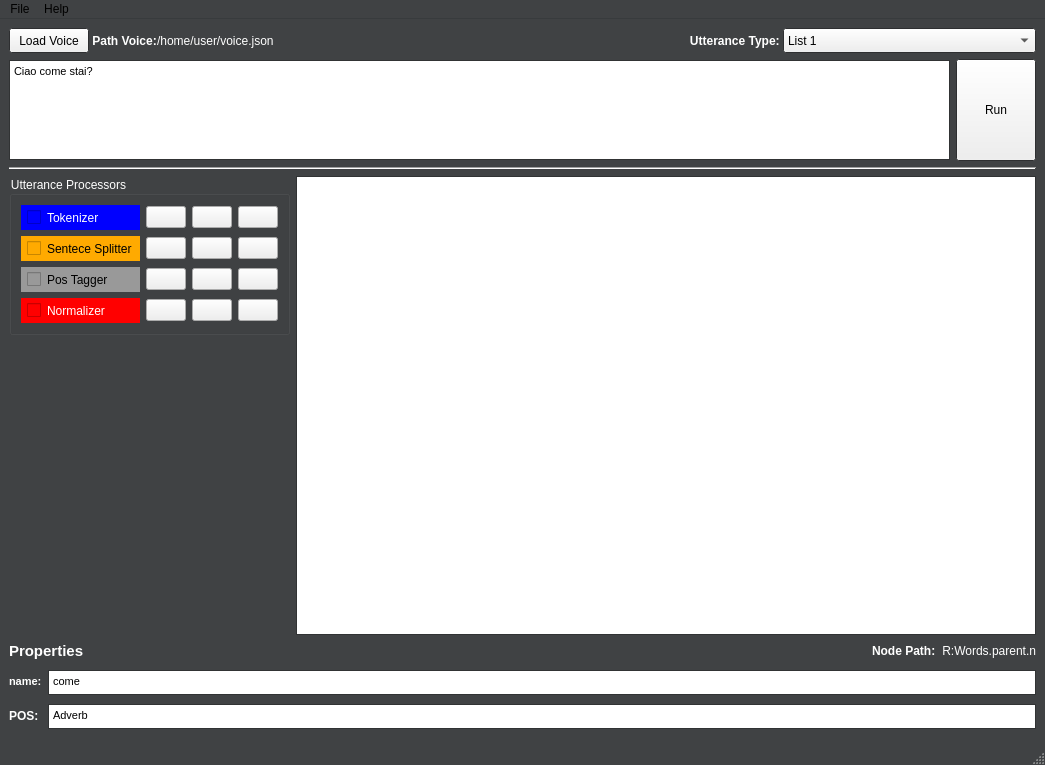
<?xml version="1.0" encoding="UTF-8"?>
<ui version="4.0">
 <class>DeSpeect</class>
 <widget class="QMainWindow" name="DeSpeect">
  <property name="geometry">
   <rect>
    <x>0</x>
    <y>0</y>
    <width>1005</width>
    <height>765</height>
   </rect>
  </property>
  <property name="palette">
   <palette>
    <active>
     <colorrole role="WindowText">
      <brush brushstyle="SolidPattern">
       <color alpha="255">
        <red>255</red>
        <green>255</green>
        <blue>255</blue>
       </color>
      </brush>
     </colorrole>
     <colorrole role="Text">
      <brush brushstyle="SolidPattern">
       <color alpha="255">
        <red>0</red>
        <green>0</green>
        <blue>0</blue>
       </color>
      </brush>
     </colorrole>
     <colorrole role="Base">
      <brush brushstyle="SolidPattern">
       <color alpha="255">
        <red>255</red>
        <green>255</green>
        <blue>255</blue>
       </color>
      </brush>
     </colorrole>
     <colorrole role="Window">
      <brush brushstyle="SolidPattern">
       <color alpha="255">
        <red>64</red>
        <green>66</green>
        <blue>68</blue>
       </color>
      </brush>
     </colorrole>
     <colorrole role="ToolTipText">
      <brush brushstyle="SolidPattern">
       <color alpha="255">
        <red>255</red>
        <green>255</green>
        <blue>255</blue>
       </color>
      </brush>
     </colorrole>
    </active>
    <inactive>
     <colorrole role="WindowText">
      <brush brushstyle="SolidPattern">
       <color alpha="255">
        <red>255</red>
        <green>255</green>
        <blue>255</blue>
       </color>
      </brush>
     </colorrole>
     <colorrole role="Text">
      <brush brushstyle="SolidPattern">
       <color alpha="255">
        <red>0</red>
        <green>0</green>
        <blue>0</blue>
       </color>
      </brush>
     </colorrole>
     <colorrole role="Base">
      <brush brushstyle="SolidPattern">
       <color alpha="255">
        <red>255</red>
        <green>255</green>
        <blue>255</blue>
       </color>
      </brush>
     </colorrole>
     <colorrole role="Window">
      <brush brushstyle="SolidPattern">
       <color alpha="255">
        <red>64</red>
        <green>66</green>
        <blue>68</blue>
       </color>
      </brush>
     </colorrole>
     <colorrole role="ToolTipText">
      <brush brushstyle="SolidPattern">
       <color alpha="255">
        <red>255</red>
        <green>255</green>
        <blue>255</blue>
       </color>
      </brush>
     </colorrole>
    </inactive>
    <disabled>
     <colorrole role="WindowText">
      <brush brushstyle="SolidPattern">
       <color alpha="255">
        <red>120</red>
        <green>120</green>
        <blue>120</blue>
       </color>
      </brush>
     </colorrole>
     <colorrole role="Text">
      <brush brushstyle="SolidPattern">
       <color alpha="255">
        <red>120</red>
        <green>120</green>
        <blue>120</blue>
       </color>
      </brush>
     </colorrole>
     <colorrole role="Base">
      <brush brushstyle="SolidPattern">
       <color alpha="255">
        <red>64</red>
        <green>66</green>
        <blue>68</blue>
       </color>
      </brush>
     </colorrole>
     <colorrole role="Window">
      <brush brushstyle="SolidPattern">
       <color alpha="255">
        <red>64</red>
        <green>66</green>
        <blue>68</blue>
       </color>
      </brush>
     </colorrole>
     <colorrole role="ToolTipText">
      <brush brushstyle="SolidPattern">
       <color alpha="255">
        <red>255</red>
        <green>255</green>
        <blue>255</blue>
       </color>
      </brush>
     </colorrole>
    </disabled>
   </palette>
  </property>
  <property name="windowTitle">
   <string>DeSpeect</string>
  </property>
  <widget class="QWidget" name="centralwidget">
   <layout class="QVBoxLayout" name="verticalLayout_3">
    <item>
     <layout class="QVBoxLayout" name="LayoutSettings" stretch="0,0">
      <property name="spacing">
       <number>0</number>
      </property>
      <property name="sizeConstraint">
       <enum>QLayout::SetDefaultConstraint</enum>
      </property>
      <item>
       <layout class="QHBoxLayout" name="horizontalLayout">
        <property name="bottomMargin">
         <number>6</number>
        </property>
        <item>
         <widget class="QPushButton" name="pushButton">
          <property name="maximumSize">
           <size>
            <width>100</width>
            <height>25</height>
           </size>
          </property>
          <property name="text">
           <string>Load Voice</string>
          </property>
         </widget>
        </item>
        <item>
         <widget class="QLabel" name="label">
          <property name="maximumSize">
           <size>
            <width>72</width>
            <height>25</height>
           </size>
          </property>
          <property name="font">
           <font>
            <pointsize>9</pointsize>
            <weight>75</weight>
            <bold>true</bold>
           </font>
          </property>
          <property name="text">
           <string> Path Voice:</string>
          </property>
         </widget>
        </item>
        <item>
         <widget class="QLabel" name="label_3">
          <property name="maximumSize">
           <size>
            <width>325</width>
            <height>16777215</height>
           </size>
          </property>
          <property name="text">
           <string>/home/user/voice.json</string>
          </property>
         </widget>
        </item>
        <item>
         <spacer name="horizontalSpacer">
          <property name="orientation">
           <enum>Qt::Horizontal</enum>
          </property>
          <property name="sizeHint" stdset="0">
           <size>
            <width>40</width>
            <height>20</height>
           </size>
          </property>
         </spacer>
        </item>
        <item alignment="Qt::AlignRight">
         <widget class="QLabel" name="label_2">
          <property name="maximumSize">
           <size>
            <width>226</width>
            <height>25</height>
           </size>
          </property>
          <property name="font">
           <font>
            <pointsize>9</pointsize>
            <weight>75</weight>
            <bold>true</bold>
           </font>
          </property>
          <property name="text">
           <string>Utterance Type: </string>
          </property>
          <property name="alignment">
           <set>Qt::AlignRight|Qt::AlignTrailing|Qt::AlignVCenter</set>
          </property>
         </widget>
        </item>
        <item alignment="Qt::AlignRight">
         <widget class="QComboBox" name="comboBox">
          <property name="minimumSize">
           <size>
            <width>253</width>
            <height>0</height>
           </size>
          </property>
          <property name="maximumSize">
           <size>
            <width>300</width>
            <height>25</height>
           </size>
          </property>
          <item>
           <property name="text">
            <string>List 1</string>
           </property>
          </item>
          <item>
           <property name="text">
            <string>List 2</string>
           </property>
          </item>
          <item>
           <property name="text">
            <string>List 3</string>
           </property>
          </item>
          <item>
           <property name="text">
            <string>List 4</string>
           </property>
          </item>
          <item>
           <property name="text">
            <string>List 5</string>
           </property>
          </item>
         </widget>
        </item>
       </layout>
      </item>
      <item>
       <layout class="QHBoxLayout" name="horizontalLayout_2">
        <property name="spacing">
         <number>6</number>
        </property>
        <property name="sizeConstraint">
         <enum>QLayout::SetDefaultConstraint</enum>
        </property>
        <item>
         <widget class="QTextEdit" name="textEdit">
          <property name="maximumSize">
           <size>
            <width>16777215</width>
            <height>100</height>
           </size>
          </property>
          <property name="html">
           <string>&lt;!DOCTYPE HTML PUBLIC &quot;-//W3C//DTD HTML 4.0//EN&quot; &quot;http://www.w3.org/TR/REC-html40/strict.dtd&quot;&gt;
&lt;html&gt;&lt;head&gt;&lt;meta name=&quot;qrichtext&quot; content=&quot;1&quot; /&gt;&lt;style type=&quot;text/css&quot;&gt;
p, li { white-space: pre-wrap; }
&lt;/style&gt;&lt;/head&gt;&lt;body style=&quot; font-family:'MS Shell Dlg 2'; font-size:8.25pt; font-weight:400; font-style:normal;&quot;&gt;
&lt;p style=&quot; margin-top:0px; margin-bottom:0px; margin-left:0px; margin-right:0px; -qt-block-indent:0; text-indent:0px;&quot;&gt;Ciao come stai?&lt;/p&gt;
&lt;p style=&quot;-qt-paragraph-type:empty; margin-top:0px; margin-bottom:0px; margin-left:0px; margin-right:0px; -qt-block-indent:0; text-indent:0px;&quot;&gt;&lt;br /&gt;&lt;/p&gt;&lt;/body&gt;&lt;/html&gt;</string>
          </property>
         </widget>
        </item>
        <item alignment="Qt::AlignRight">
         <widget class="QPushButton" name="pushButton_2">
          <property name="minimumSize">
           <size>
            <width>0</width>
            <height>102</height>
           </size>
          </property>
          <property name="text">
           <string>Run</string>
          </property>
         </widget>
        </item>
       </layout>
      </item>
     </layout>
    </item>
    <item>
     <widget class="Line" name="line">
      <property name="orientation">
       <enum>Qt::Horizontal</enum>
      </property>
     </widget>
    </item>
    <item>
     <layout class="QVBoxLayout" name="verticalLayout">
      <item>
       <layout class="QHBoxLayout" name="horizontalLayout_3">
        <item alignment="Qt::AlignTop">
         <widget class="QGroupBox" name="groupBox">
          <property name="minimumSize">
           <size>
            <width>0</width>
            <height>0</height>
           </size>
          </property>
          <property name="palette">
           <palette>
            <active>
             <colorrole role="WindowText">
              <brush brushstyle="SolidPattern">
               <color alpha="255">
                <red>255</red>
                <green>255</green>
                <blue>255</blue>
               </color>
              </brush>
             </colorrole>
             <colorrole role="Text">
              <brush brushstyle="SolidPattern">
               <color alpha="255">
                <red>255</red>
                <green>255</green>
                <blue>255</blue>
               </color>
              </brush>
             </colorrole>
             <colorrole role="ButtonText">
              <brush brushstyle="SolidPattern">
               <color alpha="255">
                <red>255</red>
                <green>255</green>
                <blue>255</blue>
               </color>
              </brush>
             </colorrole>
            </active>
            <inactive>
             <colorrole role="WindowText">
              <brush brushstyle="SolidPattern">
               <color alpha="255">
                <red>255</red>
                <green>255</green>
                <blue>255</blue>
               </color>
              </brush>
             </colorrole>
             <colorrole role="Text">
              <brush brushstyle="SolidPattern">
               <color alpha="255">
                <red>255</red>
                <green>255</green>
                <blue>255</blue>
               </color>
              </brush>
             </colorrole>
             <colorrole role="ButtonText">
              <brush brushstyle="SolidPattern">
               <color alpha="255">
                <red>255</red>
                <green>255</green>
                <blue>255</blue>
               </color>
              </brush>
             </colorrole>
            </inactive>
            <disabled>
             <colorrole role="WindowText">
              <brush brushstyle="SolidPattern">
               <color alpha="255">
                <red>255</red>
                <green>255</green>
                <blue>255</blue>
               </color>
              </brush>
             </colorrole>
             <colorrole role="Text">
              <brush brushstyle="SolidPattern">
               <color alpha="255">
                <red>255</red>
                <green>255</green>
                <blue>255</blue>
               </color>
              </brush>
             </colorrole>
             <colorrole role="ButtonText">
              <brush brushstyle="SolidPattern">
               <color alpha="255">
                <red>255</red>
                <green>255</green>
                <blue>255</blue>
               </color>
              </brush>
             </colorrole>
            </disabled>
           </palette>
          </property>
          <property name="styleSheet">
           <string notr="true">color:rgb(255, 255, 255);</string>
          </property>
          <property name="title">
           <string>Utterance Processors</string>
          </property>
          <property name="alignment">
           <set>Qt::AlignLeading|Qt::AlignLeft|Qt::AlignTop</set>
          </property>
          <layout class="QGridLayout" name="gridLayout">
           <property name="leftMargin">
            <number>9</number>
           </property>
           <item row="0" column="4">
            <widget class="QPushButton" name="pushButton_11">
             <property name="text">
              <string/>
             </property>
             <property name="icon">
              <iconset>
               <normaloff>del.png</normaloff>del.png</iconset>
             </property>
            </widget>
           </item>
           <item row="3" column="4">
            <widget class="QPushButton" name="pushButton_14">
             <property name="text">
              <string/>
             </property>
             <property name="icon">
              <iconset>
               <normaloff>del.png</normaloff>del.png</iconset>
             </property>
            </widget>
           </item>
           <item row="2" column="0">
            <widget class="QCheckBox" name="checkBox_3">
             <property name="minimumSize">
              <size>
               <width>0</width>
               <height>25</height>
              </size>
             </property>
             <property name="styleSheet">
              <string notr="true">background-color:rgb(153, 153, 153);
color:rgb(0, 0, 0);
padding-left:6px;</string>
             </property>
             <property name="text">
              <string>Pos Tagger</string>
             </property>
            </widget>
           </item>
           <item row="1" column="4">
            <widget class="QPushButton" name="pushButton_12">
             <property name="text">
              <string/>
             </property>
             <property name="icon">
              <iconset>
               <normaloff>del.png</normaloff>del.png</iconset>
             </property>
            </widget>
           </item>
           <item row="0" column="0">
            <widget class="QCheckBox" name="checkBox">
             <property name="minimumSize">
              <size>
               <width>0</width>
               <height>25</height>
              </size>
             </property>
             <property name="baseSize">
              <size>
               <width>0</width>
               <height>0</height>
              </size>
             </property>
             <property name="palette">
              <palette>
               <active>
                <colorrole role="WindowText">
                 <brush brushstyle="SolidPattern">
                  <color alpha="255">
                   <red>255</red>
                   <green>255</green>
                   <blue>255</blue>
                  </color>
                 </brush>
                </colorrole>
                <colorrole role="Button">
                 <brush brushstyle="SolidPattern">
                  <color alpha="255">
                   <red>0</red>
                   <green>0</green>
                   <blue>255</blue>
                  </color>
                 </brush>
                </colorrole>
                <colorrole role="Text">
                 <brush brushstyle="SolidPattern">
                  <color alpha="255">
                   <red>255</red>
                   <green>255</green>
                   <blue>255</blue>
                  </color>
                 </brush>
                </colorrole>
                <colorrole role="ButtonText">
                 <brush brushstyle="SolidPattern">
                  <color alpha="255">
                   <red>255</red>
                   <green>255</green>
                   <blue>255</blue>
                  </color>
                 </brush>
                </colorrole>
                <colorrole role="Base">
                 <brush brushstyle="SolidPattern">
                  <color alpha="255">
                   <red>0</red>
                   <green>0</green>
                   <blue>255</blue>
                  </color>
                 </brush>
                </colorrole>
                <colorrole role="Window">
                 <brush brushstyle="SolidPattern">
                  <color alpha="255">
                   <red>0</red>
                   <green>0</green>
                   <blue>255</blue>
                  </color>
                 </brush>
                </colorrole>
               </active>
               <inactive>
                <colorrole role="WindowText">
                 <brush brushstyle="SolidPattern">
                  <color alpha="255">
                   <red>255</red>
                   <green>255</green>
                   <blue>255</blue>
                  </color>
                 </brush>
                </colorrole>
                <colorrole role="Button">
                 <brush brushstyle="SolidPattern">
                  <color alpha="255">
                   <red>0</red>
                   <green>0</green>
                   <blue>255</blue>
                  </color>
                 </brush>
                </colorrole>
                <colorrole role="Text">
                 <brush brushstyle="SolidPattern">
                  <color alpha="255">
                   <red>255</red>
                   <green>255</green>
                   <blue>255</blue>
                  </color>
                 </brush>
                </colorrole>
                <colorrole role="ButtonText">
                 <brush brushstyle="SolidPattern">
                  <color alpha="255">
                   <red>255</red>
                   <green>255</green>
                   <blue>255</blue>
                  </color>
                 </brush>
                </colorrole>
                <colorrole role="Base">
                 <brush brushstyle="SolidPattern">
                  <color alpha="255">
                   <red>0</red>
                   <green>0</green>
                   <blue>255</blue>
                  </color>
                 </brush>
                </colorrole>
                <colorrole role="Window">
                 <brush brushstyle="SolidPattern">
                  <color alpha="255">
                   <red>0</red>
                   <green>0</green>
                   <blue>255</blue>
                  </color>
                 </brush>
                </colorrole>
               </inactive>
               <disabled>
                <colorrole role="WindowText">
                 <brush brushstyle="SolidPattern">
                  <color alpha="255">
                   <red>255</red>
                   <green>255</green>
                   <blue>255</blue>
                  </color>
                 </brush>
                </colorrole>
                <colorrole role="Button">
                 <brush brushstyle="SolidPattern">
                  <color alpha="255">
                   <red>0</red>
                   <green>0</green>
                   <blue>255</blue>
                  </color>
                 </brush>
                </colorrole>
                <colorrole role="Text">
                 <brush brushstyle="SolidPattern">
                  <color alpha="255">
                   <red>255</red>
                   <green>255</green>
                   <blue>255</blue>
                  </color>
                 </brush>
                </colorrole>
                <colorrole role="ButtonText">
                 <brush brushstyle="SolidPattern">
                  <color alpha="255">
                   <red>255</red>
                   <green>255</green>
                   <blue>255</blue>
                  </color>
                 </brush>
                </colorrole>
                <colorrole role="Base">
                 <brush brushstyle="SolidPattern">
                  <color alpha="255">
                   <red>0</red>
                   <green>0</green>
                   <blue>255</blue>
                  </color>
                 </brush>
                </colorrole>
                <colorrole role="Window">
                 <brush brushstyle="SolidPattern">
                  <color alpha="255">
                   <red>0</red>
                   <green>0</green>
                   <blue>255</blue>
                  </color>
                 </brush>
                </colorrole>
               </disabled>
              </palette>
             </property>
             <property name="font">
              <font>
               <kerning>true</kerning>
              </font>
             </property>
             <property name="cursor">
              <cursorShape>ArrowCursor</cursorShape>
             </property>
             <property name="styleSheet">
              <string notr="true">background-color:rgb(0, 0, 255);
padding-left:6px;</string>
             </property>
             <property name="text">
              <string>Tokenizer</string>
             </property>
            </widget>
           </item>
           <item row="1" column="0">
            <widget class="QCheckBox" name="checkBox_2">
             <property name="minimumSize">
              <size>
               <width>0</width>
               <height>25</height>
              </size>
             </property>
             <property name="styleSheet">
              <string notr="true">background-color:rgb(255, 170, 0);
color:rgb(0,0,0);
padding-left:6px;</string>
             </property>
             <property name="text">
              <string>Sentece Splitter  </string>
             </property>
            </widget>
           </item>
           <item row="3" column="0">
            <widget class="QCheckBox" name="checkBox_4">
             <property name="minimumSize">
              <size>
               <width>0</width>
               <height>25</height>
              </size>
             </property>
             <property name="styleSheet">
              <string notr="true">background-color:rgb(255, 0, 0);color:rgb(255,255,255);
padding-left:6px;</string>
             </property>
             <property name="text">
              <string>Normalizer</string>
             </property>
            </widget>
           </item>
           <item row="2" column="4">
            <widget class="QPushButton" name="pushButton_13">
             <property name="text">
              <string/>
             </property>
             <property name="icon">
              <iconset>
               <normaloff>del.png</normaloff>del.png</iconset>
             </property>
            </widget>
           </item>
           <item row="1" column="1">
            <widget class="QPushButton" name="pushButton_6">
             <property name="text">
              <string/>
             </property>
             <property name="icon">
              <iconset>
               <normaloff>up.png</normaloff>up.png</iconset>
             </property>
            </widget>
           </item>
           <item row="1" column="3">
            <widget class="QPushButton" name="pushButton_4">
             <property name="text">
              <string/>
             </property>
             <property name="icon">
              <iconset>
               <normaloff>down.png</normaloff>down.png</iconset>
             </property>
            </widget>
           </item>
           <item row="0" column="1">
            <widget class="QPushButton" name="pushButton_5">
             <property name="text">
              <string/>
             </property>
             <property name="icon">
              <iconset>
               <normaloff>up.png</normaloff>up.png</iconset>
             </property>
            </widget>
           </item>
           <item row="2" column="1">
            <widget class="QPushButton" name="pushButton_8">
             <property name="text">
              <string/>
             </property>
             <property name="icon">
              <iconset>
               <normaloff>up.png</normaloff>up.png</iconset>
             </property>
            </widget>
           </item>
           <item row="3" column="1">
            <widget class="QPushButton" name="pushButton_10">
             <property name="text">
              <string/>
             </property>
             <property name="icon">
              <iconset>
               <normaloff>up.png</normaloff>up.png</iconset>
             </property>
            </widget>
           </item>
           <item row="2" column="3">
            <widget class="QPushButton" name="pushButton_7">
             <property name="text">
              <string/>
             </property>
             <property name="icon">
              <iconset>
               <normaloff>down.png</normaloff>down.png</iconset>
             </property>
            </widget>
           </item>
           <item row="3" column="3">
            <widget class="QPushButton" name="pushButton_9">
             <property name="text">
              <string/>
             </property>
             <property name="icon">
              <iconset>
               <normaloff>down.png</normaloff>down.png</iconset>
             </property>
            </widget>
           </item>
           <item row="0" column="3">
            <widget class="QPushButton" name="pushButton_3">
             <property name="palette">
              <palette>
               <active>
                <colorrole role="WindowText">
                 <brush brushstyle="SolidPattern">
                  <color alpha="255">
                   <red>255</red>
                   <green>255</green>
                   <blue>255</blue>
                  </color>
                 </brush>
                </colorrole>
                <colorrole role="Text">
                 <brush brushstyle="SolidPattern">
                  <color alpha="255">
                   <red>255</red>
                   <green>255</green>
                   <blue>255</blue>
                  </color>
                 </brush>
                </colorrole>
                <colorrole role="ButtonText">
                 <brush brushstyle="SolidPattern">
                  <color alpha="255">
                   <red>255</red>
                   <green>255</green>
                   <blue>255</blue>
                  </color>
                 </brush>
                </colorrole>
               </active>
               <inactive>
                <colorrole role="WindowText">
                 <brush brushstyle="SolidPattern">
                  <color alpha="255">
                   <red>255</red>
                   <green>255</green>
                   <blue>255</blue>
                  </color>
                 </brush>
                </colorrole>
                <colorrole role="Text">
                 <brush brushstyle="SolidPattern">
                  <color alpha="255">
                   <red>255</red>
                   <green>255</green>
                   <blue>255</blue>
                  </color>
                 </brush>
                </colorrole>
                <colorrole role="ButtonText">
                 <brush brushstyle="SolidPattern">
                  <color alpha="255">
                   <red>255</red>
                   <green>255</green>
                   <blue>255</blue>
                  </color>
                 </brush>
                </colorrole>
               </inactive>
               <disabled>
                <colorrole role="WindowText">
                 <brush brushstyle="SolidPattern">
                  <color alpha="255">
                   <red>255</red>
                   <green>255</green>
                   <blue>255</blue>
                  </color>
                 </brush>
                </colorrole>
                <colorrole role="Text">
                 <brush brushstyle="SolidPattern">
                  <color alpha="255">
                   <red>255</red>
                   <green>255</green>
                   <blue>255</blue>
                  </color>
                 </brush>
                </colorrole>
                <colorrole role="ButtonText">
                 <brush brushstyle="SolidPattern">
                  <color alpha="255">
                   <red>255</red>
                   <green>255</green>
                   <blue>255</blue>
                  </color>
                 </brush>
                </colorrole>
               </disabled>
              </palette>
             </property>
             <property name="text">
              <string/>
             </property>
             <property name="icon">
              <iconset>
               <normaloff>down.png</normaloff>down.png</iconset>
             </property>
            </widget>
           </item>
          </layout>
         </widget>
        </item>
        <item>
         <layout class="QVBoxLayout" name="verticalLayout_2">
          <property name="sizeConstraint">
           <enum>QLayout::SetDefaultConstraint</enum>
          </property>
          <property name="leftMargin">
           <number>0</number>
          </property>
         </layout>
        </item>
        <item>
         <widget class="QGraphicsView" name="graphicsView">
          <property name="minimumSize">
           <size>
            <width>740</width>
            <height>459</height>
           </size>
          </property>
         </widget>
        </item>
       </layout>
      </item>
      <item>
       <layout class="QHBoxLayout" name="horizontalLayout_4">
        <item alignment="Qt::AlignLeft">
         <widget class="QLabel" name="label_4">
          <property name="font">
           <font>
            <pointsize>11</pointsize>
            <weight>75</weight>
            <bold>true</bold>
           </font>
          </property>
          <property name="text">
           <string>Properties</string>
          </property>
         </widget>
        </item>
        <item>
         <spacer name="horizontalSpacer_2">
          <property name="orientation">
           <enum>Qt::Horizontal</enum>
          </property>
          <property name="sizeHint" stdset="0">
           <size>
            <width>40</width>
            <height>20</height>
           </size>
          </property>
         </spacer>
        </item>
        <item alignment="Qt::AlignRight">
         <widget class="QLabel" name="label_5">
          <property name="font">
           <font>
            <weight>75</weight>
            <bold>true</bold>
           </font>
          </property>
          <property name="text">
           <string>Node Path:</string>
          </property>
         </widget>
        </item>
        <item>
         <widget class="QLabel" name="label_8">
          <property name="minimumSize">
           <size>
            <width>0</width>
            <height>0</height>
           </size>
          </property>
          <property name="maximumSize">
           <size>
            <width>95</width>
            <height>16777215</height>
           </size>
          </property>
          <property name="layoutDirection">
           <enum>Qt::LeftToRight</enum>
          </property>
          <property name="text">
           <string>R:Words.parent.n</string>
          </property>
          <property name="alignment">
           <set>Qt::AlignRight|Qt::AlignTrailing|Qt::AlignVCenter</set>
          </property>
         </widget>
        </item>
       </layout>
      </item>
      <item>
       <layout class="QFormLayout" name="formLayout">
        <property name="labelAlignment">
         <set>Qt::AlignLeading|Qt::AlignLeft|Qt::AlignTop</set>
        </property>
        <property name="formAlignment">
         <set>Qt::AlignLeading|Qt::AlignLeft|Qt::AlignTop</set>
        </property>
        <item row="0" column="0">
         <widget class="QLabel" name="label_6">
          <property name="font">
           <font>
            <pointsize>8</pointsize>
            <weight>75</weight>
            <bold>true</bold>
           </font>
          </property>
          <property name="text">
           <string>name:</string>
          </property>
         </widget>
        </item>
        <item row="0" column="1">
         <widget class="QTextBrowser" name="textBrowser">
          <property name="maximumSize">
           <size>
            <width>16777215</width>
            <height>25</height>
           </size>
          </property>
          <property name="html">
           <string>&lt;!DOCTYPE HTML PUBLIC &quot;-//W3C//DTD HTML 4.0//EN&quot; &quot;http://www.w3.org/TR/REC-html40/strict.dtd&quot;&gt;
&lt;html&gt;&lt;head&gt;&lt;meta name=&quot;qrichtext&quot; content=&quot;1&quot; /&gt;&lt;style type=&quot;text/css&quot;&gt;
p, li { white-space: pre-wrap; }
&lt;/style&gt;&lt;/head&gt;&lt;body style=&quot; font-family:'MS Shell Dlg 2'; font-size:8.25pt; font-weight:400; font-style:normal;&quot;&gt;
&lt;p style=&quot; margin-top:0px; margin-bottom:0px; margin-left:0px; margin-right:0px; -qt-block-indent:0; text-indent:0px;&quot;&gt;come&lt;/p&gt;&lt;/body&gt;&lt;/html&gt;</string>
          </property>
         </widget>
        </item>
        <item row="1" column="0">
         <widget class="QLabel" name="label_7">
          <property name="font">
           <font>
            <weight>75</weight>
            <bold>true</bold>
           </font>
          </property>
          <property name="text">
           <string>POS:</string>
          </property>
         </widget>
        </item>
        <item row="1" column="1">
         <widget class="QTextBrowser" name="textBrowser_2">
          <property name="maximumSize">
           <size>
            <width>16777215</width>
            <height>25</height>
           </size>
          </property>
          <property name="html">
           <string>&lt;!DOCTYPE HTML PUBLIC &quot;-//W3C//DTD HTML 4.0//EN&quot; &quot;http://www.w3.org/TR/REC-html40/strict.dtd&quot;&gt;
&lt;html&gt;&lt;head&gt;&lt;meta name=&quot;qrichtext&quot; content=&quot;1&quot; /&gt;&lt;style type=&quot;text/css&quot;&gt;
p, li { white-space: pre-wrap; }
&lt;/style&gt;&lt;/head&gt;&lt;body style=&quot; font-family:'MS Shell Dlg 2'; font-size:8.25pt; font-weight:400; font-style:normal;&quot;&gt;
&lt;p style=&quot; margin-top:0px; margin-bottom:0px; margin-left:0px; margin-right:0px; -qt-block-indent:0; text-indent:0px;&quot;&gt;Adverb&lt;/p&gt;&lt;/body&gt;&lt;/html&gt;</string>
          </property>
         </widget>
        </item>
       </layout>
      </item>
     </layout>
    </item>
   </layout>
  </widget>
  <widget class="QMenuBar" name="menubar">
   <property name="geometry">
    <rect>
     <x>0</x>
     <y>0</y>
     <width>1005</width>
     <height>21</height>
    </rect>
   </property>
   <widget class="QMenu" name="menuFile">
    <property name="title">
     <string>File</string>
    </property>
    <addaction name="actionCarica_file_Voice"/>
    <addaction name="actionSave_Voice_JSon"/>
    <addaction name="separator"/>
    <addaction name="actionCarica_Stato"/>
    <addaction name="actionSalva_Stato"/>
    <addaction name="separator"/>
    <addaction name="actionSalva_WAV"/>
    <addaction name="separator"/>
    <addaction name="actionSearch_from_path"/>
    <addaction name="separator"/>
    <addaction name="actionEsci"/>
   </widget>
   <widget class="QMenu" name="menuHelp">
    <property name="title">
     <string>Help</string>
    </property>
    <addaction name="actionManual"/>
    <addaction name="separator"/>
    <addaction name="actionLicence"/>
   </widget>
   <addaction name="menuFile"/>
   <addaction name="menuHelp"/>
  </widget>
  <widget class="QStatusBar" name="statusbar"/>
  <action name="actionCarica_file_Voice">
   <property name="text">
    <string>Load Voice JSon</string>
   </property>
  </action>
  <action name="actionCarica_Stato">
   <property name="text">
    <string>Load HRG Graph</string>
   </property>
  </action>
  <action name="actionSalva_Stato">
   <property name="text">
    <string>Save HRG Graph</string>
   </property>
  </action>
  <action name="actionSalva_WAV">
   <property name="text">
    <string>Save Audio file</string>
   </property>
  </action>
  <action name="actionEsci">
   <property name="text">
    <string>Exit</string>
   </property>
  </action>
  <action name="actionManual">
   <property name="text">
    <string>Manual</string>
   </property>
  </action>
  <action name="actionLicence">
   <property name="text">
    <string>Licence</string>
   </property>
  </action>
  <action name="actionSave_Voice_JSon">
   <property name="text">
    <string>Save Voice JSon</string>
   </property>
  </action>
  <action name="actionSearch_from_path">
   <property name="text">
    <string>Search from path</string>
   </property>
  </action>
 </widget>
 <resources/>
 <connections/>
</ui>
